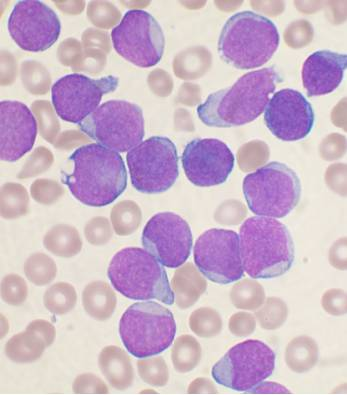
#> input picture cells.jpg, 347 x 395 px
$ jupyter execute --allow-errors cell_image_segmenation.ipynb   (shell and % lines are left out)   (older library calls are emulated)
#> lines starting #> are read from the running program, lines starting #| are printed output that depends on the picture; after the words box and inside, x2 and y2 are one past the last pixel; in counts of white or black regions, pixels touching at a corner belong together; long printed decimals are rounded
Some preliminary code:

[cell 1]
import numpy as np
import cv2
from matplotlib import pyplot as plt
from skimage.morphology import extrema
from skimage.morphology import watershed as skwater

def ShowImage(title,img,ctype):
  if ctype=='bgr':
    b,g,r = cv2.split(img)       # get b,g,r
    rgb_img = cv2.merge([r,g,b])     # switch it to rgb
    plt.imshow(rgb_img)
  elif ctype=='hsv':
    rgb = cv2.cvtColor(img,cv2.COLOR_HSV2RGB)
    plt.imshow(rgb)
  elif ctype=='gray':
    plt.imshow(img,cmap='gray')
  elif ctype=='rgb':
    plt.imshow(img)
  else:
    raise Exception("Unknown colour type")
  plt.title(title)
  plt.show()

For reference, here's your original image:

[cell 2]
#Read in image
img         = cv2.imread('cells.jpg')
#> img is the input picture: shape (395, 347, 3); mean B, G, R 202.4, 181.6, 204.5
ShowImage('Original',img,'bgr')

The article you've linked to suggests using [Otsu's method](https://en.wikipedia.org/wiki/Otsu%27s_method) for colour segmentation. The method assumes that the intensity of the pixels of the image can be plotted into a bimodal histogram, and finds an optimal separator for that histogram. I apply the method below.

[cell 3]
#Convert to a single, grayscale channel
gray        = cv2.cvtColor(img,cv2.COLOR_BGR2GRAY)
#Threshold the image to binary using Otsu's method
ret, thresh = cv2.threshold(gray,0,255,cv2.THRESH_BINARY_INV+cv2.THRESH_OTSU)
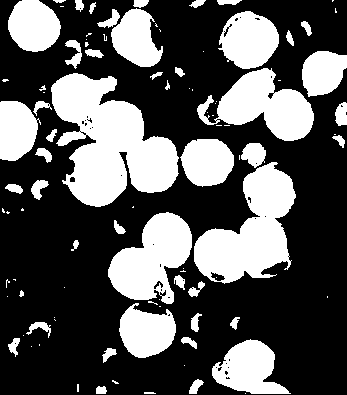
#> thresh: shape (395, 347); 34.1% white; 96 white regions (47 under 20 px), largest, box (x1, y1, x2, y2) and area: (51, 73, 179, 207) 10057, (194, 162, 296, 284) 6628, (108, 212, 192, 304) 4609
#> ret = 179
ShowImage('Grayscale',gray,'gray')
ShowImage('Applying Otsu',thresh,'gray')

The binary form of the image isn't that good! Looking at the grayscale image, you can see why: the Otsu transformation produces _three_ classes of pixels: the dark background pixels, the donut cells and cell interiors, and the nuclei. The histogram below demonstrates this:

[cell 4]
#Make a histogram of the intensities in the grayscale image
plt.hist(gray.ravel(),256)
plt.show()
#> figure, not shown here; tallest bar 5761 high, from x = 229 to 229.6

Thus, you've broken the assumptions of the algorithm you are using, so it's not unexpected that you get bad results. By throwing away colour information, we've lost the ability to differentiate donuts from cell interiors.

One way of dealing with this is to perform segmentation based on colour thresholding. To do this, you choose a color space to work in. [This guide](https://www.learnopencv.com/color-spaces-in-opencv-cpp-python/) has an excellent pictorial description of the different spaces.

Let's choose HSV. This has the advantage that a single channel, `H`, describes the image's colour. Once we've converted our image into this space, we can find the bounds of our colours of interest. For instance, to find the cell's nuclei we could do as follows:

[cell 5]
cell_hsvmin  = (110,40,145)  #Lower end of the HSV range defining the nuclei
cell_hsvmax  = (150,190,255) #Upper end of the HSV range defining the nuclei
#Transform image to HSV color space
hsv          = cv2.cvtColor(img,cv2.COLOR_BGR2HSV)
#> hsv: shape (395, 347, 3); mean H, S, V 79.3, 46.2, 214
#Threshold based on HSV values
color_thresh = cv2.inRange(hsv, cell_hsvmin, cell_hsvmax)
#> color_thresh: shape (395, 347); 31.2% white; 12 white regions (1 under 20 px), largest, box (x1, y1, x2, y2) and area: (108, 163, 297, 304) 11542, (51, 73, 179, 206) 9831, (197, 68, 314, 141) 4524
ShowImage('Color Threshold',color_thresh,'gray')

masked = cv2.bitwise_and(img,img, mask=color_thresh)
ShowImage('Color Threshold Maksed',masked,'bgr')
#> in ShowImage (call 5), `b,g,r = cv2.split(img)`:
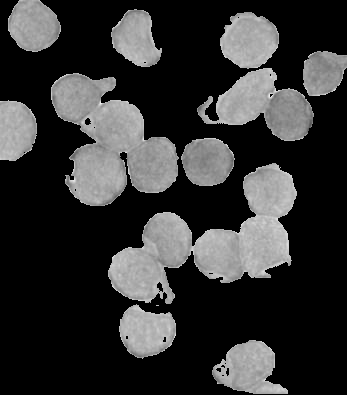
#> r: shape (395, 347); min 0, max 242, mean 51.6

This looks much better! Though, notice that some portions of the cell's interiors are being labeled as nucleii, even though they should not. One could also argue that it's not very automatic: you still have to _carefully_ handpick your colours. Operating in HSV space eliminates a lot of the guesswork, but maybe we could use the fact that there are four distinct colours to obviate the need for ranges! To do so, we pass our HSV pixels through a [k-means clustering algorithm](https://en.wikipedia.org/wiki/K-means_clustering).

[cell 6]
#Convert pixel space to an array of triplets. These are vectors in 3-space.
Z = hsv.reshape((-1,3))
#Convert to floating point
Z = np.float32(Z)
#Define the K-means criteria, these are not too important
criteria = (cv2.TERM_CRITERIA_EPS + cv2.TERM_CRITERIA_MAX_ITER, 10, 1.0)
#Define the number of clusters to find
K = 4
#Perform the k-means transformation. What we get back are:
#*Centers: The coordinates at the center of each 3-space cluster
#*Labels: Numeric labels for each cluster
#*Ret: A return code indicating whether the algorithm converged, &c.
ret,label,center = cv2.kmeans(Z,K,None,criteria,10,cv2.KMEANS_RANDOM_CENTERS)
#> ret = 43365773.4; center = [[139.2, 107, 192.9], [14.93, 20.11, 227.5], [173.3, 28.32, 208], [131, 41.81, 207.8]]

#Produce an image using only the center colours of the clusters
center = np.uint8(center)
#> center = [[139, 107, 192], [14, 20, 227], [173, 28, 208], [130, 41, 207]]
khsv   = center[label.flatten()]
khsv   = khsv.reshape((img.shape))
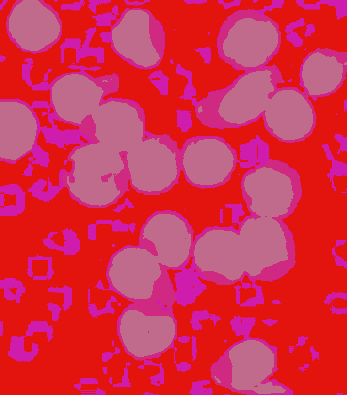
#> khsv: shape (395, 347, 3); mean B, G, R 78.7, 46, 213.4
ShowImage('K-means',khsv,'hsv')

#Reshape labels for masking
label = label.reshape(img.shape[0:2])
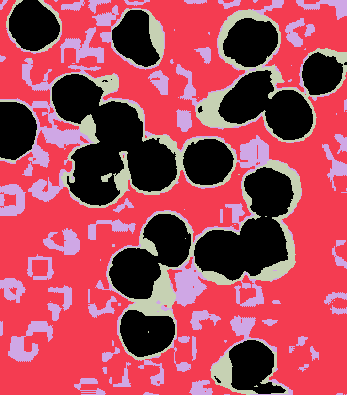
#> label: shape (395, 347) int32; 4 distinct labels, from 0 to 3; one colour per label, 0 black
ShowImage('K-means Labels',label,'gray')

Notice that this has done an excellent job of separting the colours without the need for manual specification! (Other than specifying the number of clusters.)

Now, we need to figure out which labels correspond to which parts of the cell.

To do so, we find the colour of two pixels: one which is clearly a nucleus pixel and one which is clearly a cell pixel. We then figure out which cluster center is closest to each of these pixels.

[cell 7]
#(Distance,Label) pairs
nucleus_colour = np.array([139, 106, 192])
cell_colour    = np.array([130, 41,  207])
nuclei_label  = (np.inf,-1)
cell_label    = (np.inf,-1)
for l,c in enumerate(center):
  print(l,c)
  dist_nuc = np.sum(np.square(c-nucleus_colour)) #Euclidean distance between colours
  if dist_nuc<nuclei_label[0]:
        nuclei_label=(dist_nuc,l)
  dist_cell = np.sum(np.square(c-cell_colour)) #Euclidean distance between colours
  if dist_cell<cell_label[0]:
        cell_label=(dist_cell,l)
#> this loop made 4 passes
#> (c, dist_nuc, nuclei_label, dist_cell, cell_label) on pass 1: ([139, 107, 192], 1, (1, 0), 4662, (4662, 0))
#> (c, dist_nuc, dist_cell, cell_label) on passes 3 to 4: ([173, 28, 208], 7496, 2019, (2019, 2)), ([130, 41, 207], 4531, 0, (0, 3))
#| 0 [139 107 192]
#| 1 [ 14  20 227]
#| 2 [173  28 208]
#| 3 [130  41 207]
nuclei_label = nuclei_label[1]
#> nuclei_label = 0
cell_label   = cell_label[1]
#> cell_label = 3
print("Nuclei label={0}, cell label={1}".format(nuclei_label,cell_label))
#| Nuclei label=0, cell label=3

Now, let's build the binary classifier we need to identify the entirety of the cells for the watershed algorithm:

[cell 8]
#Multiply by 1 to keep image in an integer format suitable for OpenCV
thresh = cv2.bitwise_or(1*(label==nuclei_label),1*(label==cell_label))
#> thresh: shape (395, 347) int32; values 0 (black) and 1 (white), 35.3% white; 12 white regions (5 under 20 px), largest, box (x1, y1, x2, y2) and area: (107, 160, 302, 360) 15739, (50, 73, 237, 208) 13098, (196, 9, 347, 143) 10052
thresh = np.uint8(thresh)
ShowImage('Binary',thresh,'gray')

We can now eliminate single-pixel noise:

[cell 9]
#Remove noise by eliminating single-pixel patches
kernel  = np.ones((3,3),np.uint8)
opening = cv2.morphologyEx(thresh,cv2.MORPH_OPEN, kernel, iterations = 2)
#> opening: shape (395, 347); values 0 (black) and 1 (white), 35.2% white; 7 white regions, largest, box (x1, y1, x2, y2) and area: (108, 160, 301, 360) 15707, (51, 73, 237, 208) 13070, (196, 10, 347, 142) 10019
ShowImage('Opening',opening,'gray')

We now need to identify the peaks of the watershed and give them separate labels. The goal of this is to generate a set of pixels such that each of the nuclei+cells has a pixel within it and no two nuclei have their identifier pixels touching.

To achieve this, we perform a distance transformation and then filter out distances that are two far from the center of the nuclei+cells.

However, we have to be careful since long, narrow cells with high thresholds might disappear entirely. In the image below, we've separated the two cells that were touching in the bottom right, but entirely eliminated the long, narrow cell that was in the upper right.

[cell 10]
#Identify areas which are surely foreground
fraction_foreground = 0.75
dist         = cv2.distanceTransform(opening,cv2.DIST_L2,5)
ret, sure_fg = cv2.threshold(dist,fraction_foreground*dist.max(),255,0)
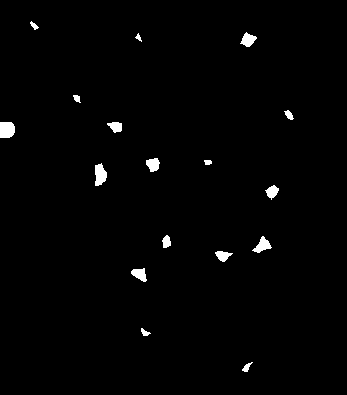
#> sure_fg: shape (395, 347) float32; 1.3% white; 17 white regions, largest, box (x1, y1, x2, y2) and area: (0, 122, 15, 138) 221, (95, 163, 107, 186) 203, (252, 236, 272, 253) 162
#> ret = 22.5
#> (the rest of this cell did not finish here and is left out)

Decreasing the threshold brings the long, narrow cell back, but leaves the cells in the bottom right connected.

We can fix this by using an adaptive method which identifies the peaks in each local area. This eliminates the need to set a single, global constant for our threshold. To do so, we use the `h_axima` function, which returns all local maxima that are greater than a specified cut-off value. This contrasts with the distance function, which returned all pixels greater than a given value.

[cell 11]
#Identify areas which are surely foreground
h_fraction = 0.1
dist     = cv2.distanceTransform(opening,cv2.DIST_L2,5)
maxima   = extrema.h_maxima(dist, h_fraction*dist.max())
#> maxima: shape (395, 347); values 0 (black) and 1 (white), 0.03% white in thin lines or dots, all inside (x1, y1, x2, y2) = (0, 26, 324, 368)
print("Peaks found: {0}".format(np.sum(maxima)))
#| Peaks found: 36
#Dilate the maxima so we can see them
maxima   = cv2.dilate(maxima, kernel, iterations=2)
#> maxima: shape (395, 347); values 0 (black) and 1 (white), 0.39% white; 19 white regions, largest, box (x1, y1, x2, y2) and area: (0, 127, 9, 133) 54, (286, 112, 292, 118) 34, (245, 38, 251, 43) 30
#> (the rest of this cell did not finish here and is left out)

Now we identify unknown regions by subtracting off the maxima:

[cell 12]
# Finding unknown region
unknown = cv2.subtract(opening,maxima)
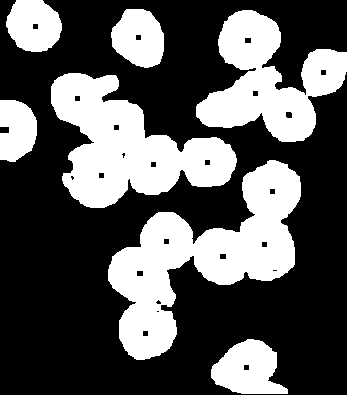
#> unknown: shape (395, 347); values 0 (black) and 1 (white), 34.8% white; 7 white regions, largest, box (x1, y1, x2, y2) and area: (108, 160, 301, 360) 15547, (51, 73, 237, 208) 12945, (196, 10, 347, 142) 9905
ShowImage('Unknown',unknown,'gray')

Next, we give each of the maxima unique labels and then mark the unknown regions before finally performing the watershed transform:

[cell 13]
# Marker labelling
ret, markers = cv2.connectedComponents(maxima)
#> markers: shape (395, 347) int32; 20 distinct labels, from 0 to 19
#> ret = 20
ShowImage('Connected Components',markers,'rgb')

# Add one to all labels so that sure background is not 0, but 1
markers = markers+1
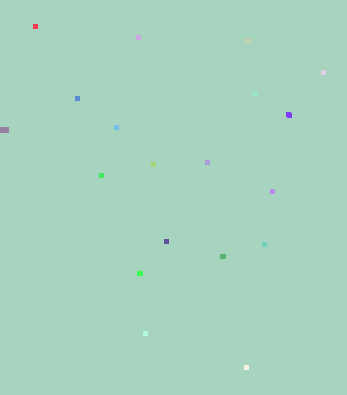
#> markers: shape (395, 347) int32; 20 distinct labels, from 1 to 20; one colour per label, 0 black

# Now, mark the region of unknown with zero
markers[unknown==np.max(unknown)] = 0
#> markers: shape (395, 347) int32; 21 distinct labels, from 0 to 20

ShowImage('markers',markers,'rgb')

dist    = cv2.distanceTransform(opening,cv2.DIST_L2,5)
markers = skwater(-dist,markers,watershed_line=True)
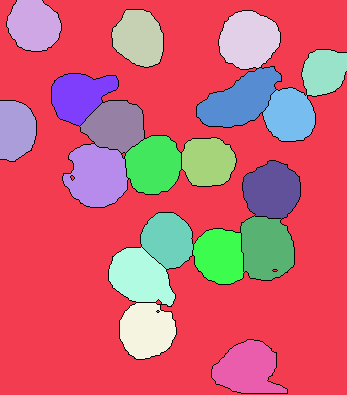
#> markers: shape (395, 347) int32; 21 distinct labels, from 0 to 20; one colour per label, 0 black

ShowImage('Watershed',markers,'rgb')
imgout = img.copy()
imgout[markers == 0] = [0,0,255] #Label the watershed_line
#> imgout: shape (395, 347, 3); 2.17% of pixels changed, all inside (x1, y1, x2, y2) = (0, 0, 347, 394)

ShowImage('img',imgout,'bgr')
#> in ShowImage (call 14), `b,g,r = cv2.split(img)`:
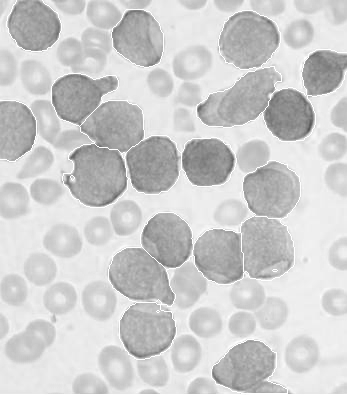
#> r: shape (395, 347); min 84, max 255, mean 205.5

This gives us a set of labeled regions representing the cells. Next, we iterate through these regions, use them as masks on our labeled data, and calculate the fractions:

[cell 14]
for l in np.unique(markers):
    if l==0:      #Watershed line
        continue
    if l==1:      #Background
        continue
    #For displaying individual cells
    #temp=khsv.copy()
    #temp[markers!=l]=0
    #ShowImage('out',temp,'hsv')
    temp = label.copy()
    temp[markers!=l]=-1
    nucleus_area = np.sum(temp==nuclei_label)
    cell_area    = np.sum(temp==cell_label)
    print("Nucleus fraction for cell {0} is {1}".format(l,nucleus_area/(cell_area+nucleus_area)))
#> this loop made 21 passes
#> (nucleus_area, cell_area) on passes 3 to 14: (1923, 223), (1758, 470), (2017, 683), (1328, 322), (1962, 949), (1832, 397), (1839, 268), (1966, 408), (1772, 51), (1839, 277), (2049, 511), (2433, 585)
#| Nucleus fraction for cell 2 is 0.8961
#| Nucleus fraction for cell 3 is 0.789
#| Nucleus fraction for cell 4 is 0.747
#| Nucleus fraction for cell 5 is 0.8048
#| Nucleus fraction for cell 6 is 0.674
#| Nucleus fraction for cell 7 is 0.8219
#| Nucleus fraction for cell 8 is 0.8728
#| Nucleus fraction for cell 9 is 0.8281
#> (further printed lines are left out)
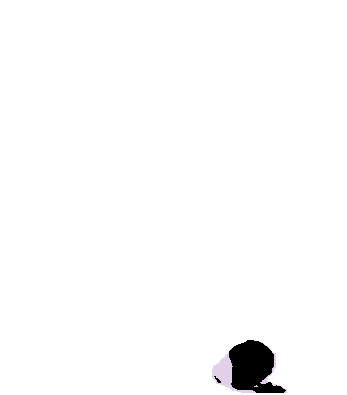
#> temp: shape (395, 347) int32; 3 distinct labels, from -1 to 3; one colour per label, 0 black, -1 white
